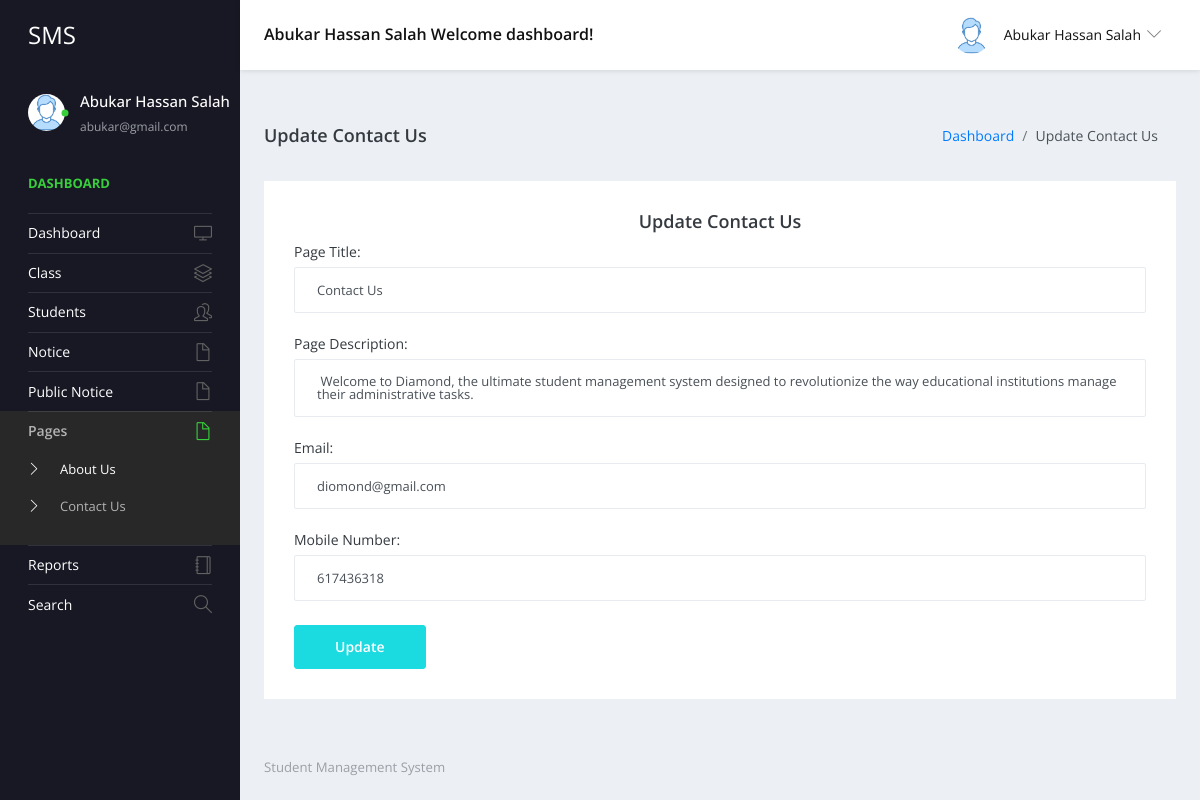
/studentms/admin/contact-us.php (signed in), run on the app's committed database.
### tables this page shows
CREATE TABLE `tblpage` (
  `ID` int(10) NOT NULL,
  `PageType` varchar(200) DEFAULT NULL,
  `PageTitle` mediumtext DEFAULT NULL,
  `PageDescription` mediumtext DEFAULT NULL,
  `Email` varchar(200) DEFAULT NULL,
  `MobileNumber` bigint(10) DEFAULT NULL,
  `UpdationDate` date DEFAULT NULL
);

### studentms/admin/contact-us.php (the view, shortened to what this page needs)
<?php
include('includes/dbconnection.php');
if (strlen($_SESSION['sturecmsaid']==0)) {
  header('location:logout.php');
  } else{
  ?>
<!DOCTYPE html>
<html lang="en">
  <head>
    <link rel="stylesheet" href="vendors/simple-line-icons/css/simple-line-icons.css">
    <link rel="stylesheet" href="vendors/flag-icon-css/css/flag-icon.min.css">
    <link rel="stylesheet" href="vendors/css/vendor.bundle.base.css">
    <link rel="stylesheet" href="vendors/select2/select2.min.css">
    <link rel="stylesheet" href="vendors/select2-bootstrap-theme/select2-bootstrap.min.css">
    <link rel="stylesheet" href="css/style.css" />
  </head>
  <body>
    <div class="container-scroller">
     <?php include_once('includes/header.php');?>
      <div class="container-fluid page-body-wrapper">
      <?php include_once('includes/sidebar.php');?>
        <div class="main-panel">
          <div class="content-wrapper">
            <div class="page-header">
              <h3 class="page-title"> Update Contact Us </h3>
              <nav aria-label="breadcrumb">
                <ol class="breadcrumb">
                  <li class="breadcrumb-item"><a href="dashboard.php">Dashboard</a></li>
                  <li class="breadcrumb-item active" aria-current="page"> Update Contact Us</li>
                </ol>
              </nav>
            </div>
            <div class="row">
              <div class="col-12 grid-margin stretch-card">
                <div class="card">
                  <div class="card-body">
                    <h4 class="card-title" style="text-align: center;">Update Contact Us</h4>
                    <form class="forms-sample" method="post">
                      <?php
$sql="SELECT * from  tblpage where PageType='contactus'";
$query = $dbh -> prepare($sql);
$query->execute();
$results=$query->fetchAll(PDO::FETCH_OBJ);
$cnt=1;
if($query->rowCount() > 0)
{
foreach($results as $row)
{               ?>
                      <div class="form-group">
                        <label for="exampleInputName1">Page Title:</label>
                        <input type="text" name="pagetitle" value="<?php  echo $row->PageTitle;?>" class="form-control" required='true'>
                      </div>
                      <div class="form-group">
                        <label for="exampleInputName1">Page Description:</label>
                        <textarea type="text" name="pagedes" class="form-control" required='true'><?php  echo $row->PageDescription;?></textarea>
                      </div>
                      <div class="form-group">
                        <label for="exampleInputName1">Email:</label>
                        <input type="text" name="email" id="email" required="true" value="<?php  echo $row->Email;?>" class="form-control">
                      </div>
                      <div class="form-group">
                        <label for="exampleInputName1">Mobile Number:</label>
                        <input type="text" name="mobnum" id="mobnum" required="true" value="<?php  echo $row->MobileNumber;?>" class="form-control" maxlength="10" pattern="[0-9]+">
                      </div>
                      <?php $cnt=$cnt+1;}} ?>
                      <button type="submit" class="btn btn-primary mr-2" name="submit">Update</button>
                    </form>
                  </div>
                </div>
              </div>
            </div>
          </div>
         <?php include_once('includes/footer.php');?>
        </div>
      </div>
    </div>
  </body>
</html><?php }  ?>

### studentms/admin/includes/header.php (shortened to what this page needs)
 <nav class="navbar default-layout-navbar col-lg-12 col-12 p-0 fixed-top d-flex flex-row">
        <div class="navbar-brand-wrapper d-flex align-items-center">
          <a class="navbar-brand brand-logo" href="dashboard.php">
            <strong style="color: white;">SMS</strong>
          </a>
        </div><?php
         $aid= $_SESSION['sturecmsaid'];
$sql="SELECT * from tbladmin where ID=:aid";
$query = $dbh -> prepare($sql);
$query->bindParam(':aid',$aid,PDO::PARAM_STR);
$query->execute();
$results=$query->fetchAll(PDO::FETCH_OBJ);
$cnt=1;
if($query->rowCount() > 0)
{
foreach($results as $row)
{               ?>
        <div class="navbar-menu-wrapper d-flex align-items-center flex-grow-1">
          <h5 class="mb-0 font-weight-medium d-none d-lg-flex"><?php  echo htmlentities($row->AdminName);?> Welcome dashboard!</h5>
          <ul class="navbar-nav navbar-nav-right ml-auto">
            <li class="nav-item dropdown d-none d-xl-inline-flex user-dropdown">
              <a class="nav-link dropdown-toggle" id="UserDropdown" href="#" data-toggle="dropdown" aria-expanded="false">
                <img class="img-xs rounded-circle ml-2" src="images/faces/face8.jpg" alt="Profile image"> <span class="font-weight-normal"> <?php  echo htmlentities($row->AdminName);?> </span></a>
                <?php $cnt=$cnt+1;}} ?>
            </li>
          </ul>
        </div>
      </nav>

### studentms/admin/includes/sidebar.php (shortened to what this page needs)
<nav class="sidebar sidebar-offcanvas" id="sidebar">
          <ul class="nav">
            <li class="nav-item nav-profile">
              <a href="#" class="nav-link">
                <div class="profile-image">
                  <img class="img-xs rounded-circle" src="images/faces/face8.jpg" alt="profile image">
                  <div class="dot-indicator bg-success"></div>
                </div>
                <div class="text-wrapper">
                  <?php
         $aid= $_SESSION['sturecmsaid'];
$sql="SELECT * from tbladmin where ID=:aid";
$query = $dbh -> prepare($sql);
$query->bindParam(':aid',$aid,PDO::PARAM_STR);
$query->execute();
$results=$query->fetchAll(PDO::FETCH_OBJ);
$cnt=1;
if($query->rowCount() > 0)
{
foreach($results as $row)
{               ?>
                  <p class="profile-name"><?php  echo htmlentities($row->AdminName);?></p>
                  <p class="designation"><?php  echo htmlentities($row->Email);?></p><?php $cnt=$cnt+1;}} ?>
                </div>
              </a>
            </li>
            <li class="nav-item nav-category">
              <span class="nav-link">Dashboard</span>
            </li>
            <li class="nav-item">
              <a class="nav-link" href="dashboard.php">
                <span class="menu-title">Dashboard</span>
                <i class="icon-screen-desktop menu-icon"></i>
              </a>
            </li>
            <li class="nav-item">
              <a class="nav-link" data-toggle="collapse" href="#ui-basic" aria-expanded="false" aria-controls="ui-basic">
                <span class="menu-title">Class</span>
                <i class="icon-layers menu-icon"></i>
              </a>
            </li>
            <li class="nav-item">
              <a class="nav-link" data-toggle="collapse" href="#ui-basic1" aria-expanded="false" aria-controls="ui-basic1">
                <span class="menu-title">Students</span>
                <i class="icon-people menu-icon"></i>
              </a>
            </li>
            <li class="nav-item">
              <a class="nav-link" data-toggle="collapse" href="#auth" aria-expanded="false" aria-controls="auth">
                <span class="menu-title">Notice</span>
                <i class="icon-doc menu-icon"></i>
              </a>
            </li>
            <li class="nav-item">
              <a class="nav-link" data-toggle="collapse" href="#auth1" aria-expanded="false" aria-controls="auth">
                <span class="menu-title">Public Notice</span>
                <i class="icon-doc menu-icon"></i>
              </a>
              <li class="nav-item">
              <a class="nav-link" data-toggle="collapse" href="#auth2" aria-expanded="false" aria-controls="auth">
                <span class="menu-title">Pages</span>
                <i class="icon-doc menu-icon"></i>
              </a>
              <div class="collapse" id="auth2">
                <ul class="nav flex-column sub-menu">
                  <li class="nav-item"> <a class="nav-link" href="about-us.php"> About Us </a></li>
                  <li class="nav-item"> <a class="nav-link" href="contact-us.php"> Contact Us </a></li>
                </ul>
              </div>
            </li>
              <li class="nav-item">
              <a class="nav-link" href="between-dates-reports.php">
                <span class="menu-title">Reports</span>
                <i class="icon-notebook menu-icon"></i>
              </a>
            </li>
            <li class="nav-item">
              <a class="nav-link" href="search.php">
                <span class="menu-title">Search</span>
                <i class="icon-magnifier menu-icon"></i>
              </a>
            </li>
            </li>
          </ul>
        </nav>

### data on the page
tblpage: pagetitle "Contact Us", pagedes "Welcome to Diamond, the ultimate student management system designed to revolutionize the way educational institutions manage their administrative tasks.", email "diomond@gmail.com", mobnum "617436318"

### other printed values
$row->AdminName "Abukar Hassan Salah"
$row->Email "abukar@gmail.com"
